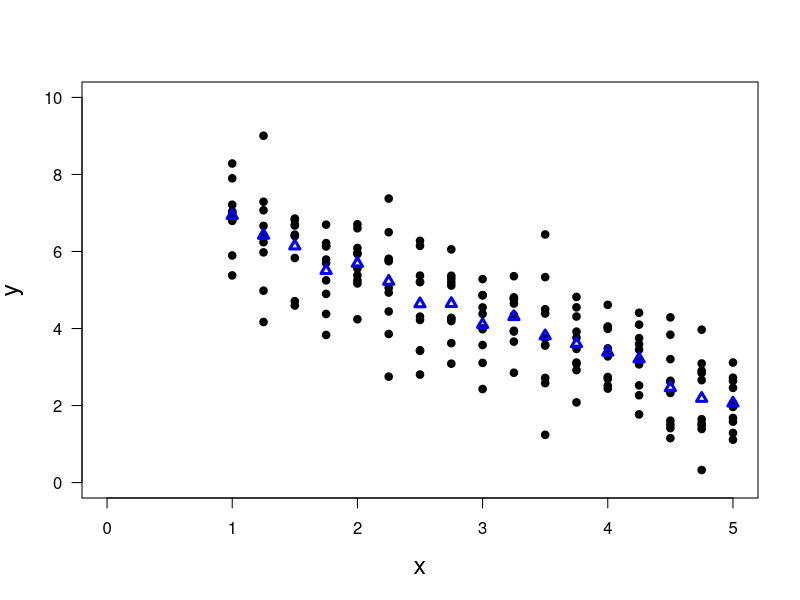

This figure's R source:
print('file: LSdataMean.R')
print(date())
# generate & plot artificial data & mean values (with respect to y)
beta0 = 8; beta = -1.2 # true intercept & slope
sigma = 1              # true standard deviation of normal noise
# ----------- generate data (begin)
set.seed(1953)                       # set seed for random number generators
x = seq(1,5,0.25); Lx = length(x)    # non-stochastic (uncertainty = 0)
Lr = 10                              # number of data for each x-value ('replicates')
se = sigma/sqrt(Lr); print(c(round(se,4),'standard error'))
y = matrix(data=NA,nrow=Lx,ncol=Lr)  # Lx x Lr = 17 x 10 matrix
for(k in 1:Lx) y[k,] = beta0+beta*x[k]+sigma*rnorm(Lr) # additive normal noise
# ----------- generate data (end)
ymean = numeric(Lx); for(k in 1:Lx) ymean[k] = mean(y[k,])  # mean y-values
# png('SLFartifialMean220308.png',width=16,height=16,units='cm',res=300)
plot(x,y[,1],type='p',lwd=4,col='black',cex=0.6,ylim=c(0,10), # plot 1. sample
     xlim=c(0,max(x)),xlab='x',ylab='y',las=1,cex.lab=1.5)
for(k in 2:Lr) points(x,y[,k],lwd=4,col='black',cex=0.6)      # plot replicates
points(x,ymean,lwd=3,col='blue',cex=1,pch=24)                 # plot mean y-values
# dev.off()
# -----------------------------------------------------------------------------
# Results:
# "file: LSdataMean.R"
# "Sat Dec 17 18:51:56 2022"
# "0.3162"         "standard error"
# -----------------------------------------------------------------------------
